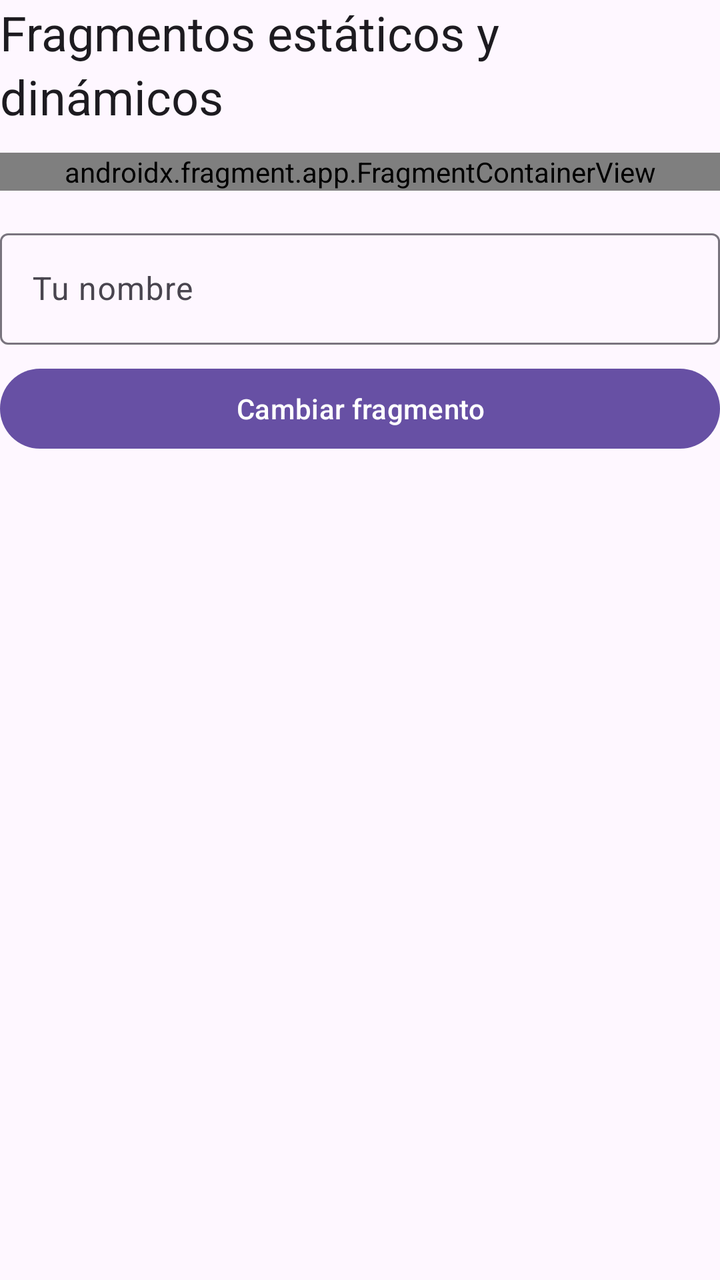
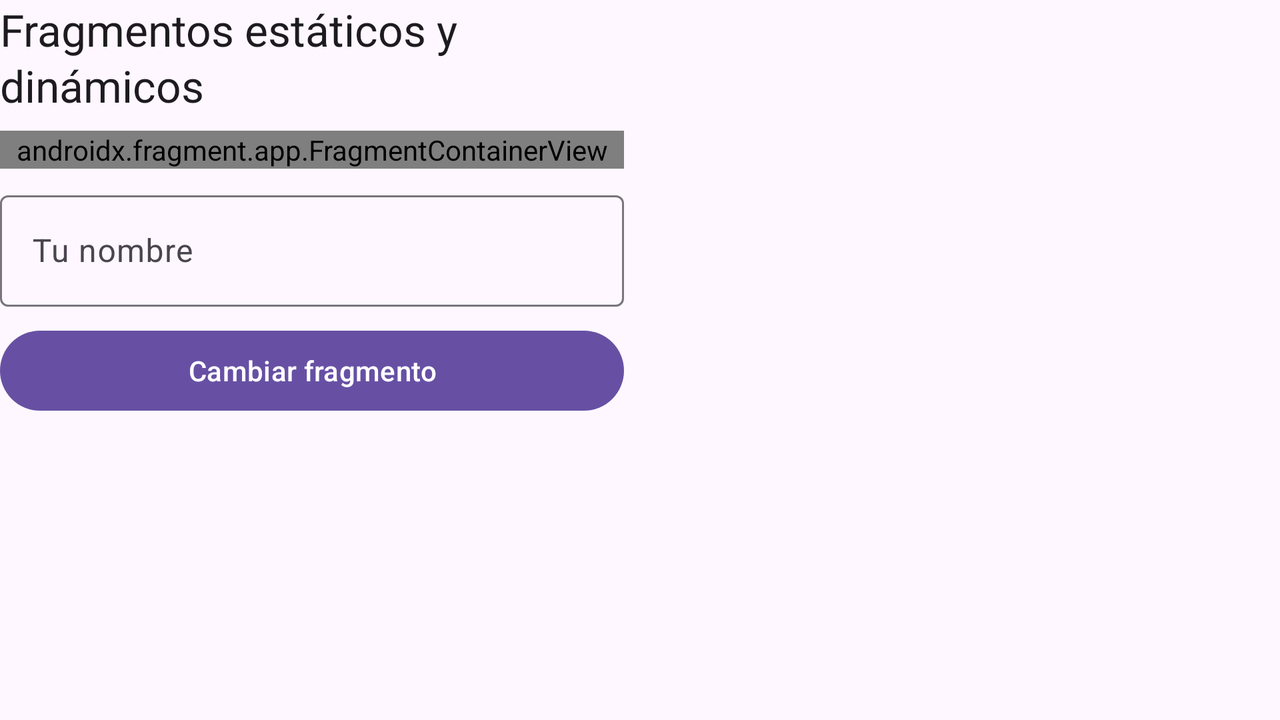

First picture: res/layout/ on a phone held upright. Second picture: the repository's own variant of that layout, on a device whose configuration matches the variant's folder. Source for both follows.
<!-- AndroidManifest.xml: application theme Theme.FragmentosEstaticosDinamicos -->
<!-- res/layout/activity_main.xml -->
<?xml version="1.0" encoding="utf-8"?>
<androidx.constraintlayout.widget.ConstraintLayout xmlns:android="http://schemas.android.com/apk/res/android"
    xmlns:app="http://schemas.android.com/apk/res-auto"
    android:id="@+id/main"
    android:layout_width="match_parent"
    android:layout_height="match_parent">

    <TextView
        android:id="@+id/tvTitulo"
        android:layout_width="0dp"
        android:layout_height="wrap_content"
        android:text="@string/titulo"
        android:textAppearance="?attr/textAppearanceHeadlineSmall"
        app:layout_constraintEnd_toEndOf="parent"
        app:layout_constraintStart_toStartOf="parent"
        app:layout_constraintTop_toTopOf="parent" />

    
    <androidx.fragment.app.FragmentContainerView
        android:id="@+id/fragmentoCabecera"
        android:name="es.iesoretania.fragmentosestaticosdinamicos.fragmentos.CabeceraFragment"
        android:layout_width="0dp"
        android:layout_height="wrap_content"
        android:layout_marginTop="12dp"
        app:layout_constraintEnd_toEndOf="parent"
        app:layout_constraintStart_toStartOf="parent"
        app:layout_constraintTop_toBottomOf="@id/tvTitulo" />

    
    <com.google.android.material.textfield.TextInputLayout
        android:id="@+id/tilNombre"
        android:layout_width="0dp"
        android:layout_height="wrap_content"
        android:layout_marginTop="16dp"
        android:hint="@string/hint_nombre"
        app:layout_constraintEnd_toEndOf="parent"
        app:layout_constraintStart_toStartOf="parent"
        app:layout_constraintTop_toBottomOf="@id/fragmentoCabecera">

        <com.google.android.material.textfield.TextInputEditText
            android:id="@+id/etNombre"
            android:layout_width="match_parent"
            android:layout_height="wrap_content"
            android:inputType="textPersonName" />
    </com.google.android.material.textfield.TextInputLayout>

    <Button
        android:id="@+id/btnCambiar"
        android:layout_width="0dp"
        android:layout_height="wrap_content"
        android:layout_marginTop="8dp"
        android:text="@string/cambiar"
        app:layout_constraintEnd_toEndOf="parent"
        app:layout_constraintStart_toStartOf="parent"
        app:layout_constraintTop_toBottomOf="@id/tilNombre" />

    
    <androidx.fragment.app.FragmentContainerView
        android:id="@+id/contenedor"
        android:layout_width="0dp"
        android:layout_height="0dp"
        android:layout_marginTop="16dp"
        app:layout_constraintBottom_toBottomOf="parent"
        app:layout_constraintEnd_toEndOf="parent"
        app:layout_constraintStart_toStartOf="parent"
        app:layout_constraintTop_toBottomOf="@id/btnCambiar" />

</androidx.constraintlayout.widget.ConstraintLayout>
<!-- resources referenced by this layout -->
<resources>
  <string name="cambiar">Cambiar fragmento</string>
  <string name="hint_nombre">Tu nombre</string>
  <string name="titulo">Fragmentos estáticos y dinámicos</string>
  <style name="Theme.FragmentosEstaticosDinamicos" parent="Theme.Material3.DayNight.NoActionBar" />
</resources>
<!-- res/layout-land/activity_main.xml (the repository's variant of the layout above) -->
<!-- drawn on the phone turned sideways -->
<?xml version="1.0" encoding="utf-8"?>
<LinearLayout xmlns:android="http://schemas.android.com/apk/res/android"
    xmlns:app="http://schemas.android.com/apk/res-auto"
    android:id="@+id/main"
    android:layout_width="match_parent"
    android:layout_height="match_parent"
    android:orientation="horizontal">

    
    <LinearLayout
        android:layout_width="0dp"
        android:layout_height="match_parent"
        android:layout_weight="1"
        android:orientation="vertical">

        <TextView
            android:id="@+id/tvTitulo"
            android:layout_width="match_parent"
            android:layout_height="wrap_content"
            android:text="@string/titulo"
            android:textAppearance="?attr/textAppearanceTitleLarge" />

        
        <androidx.fragment.app.FragmentContainerView
            android:id="@+id/fragmentoCabecera"
            android:name="es.iesoretania.fragmentosestaticosdinamicos.fragmentos.CabeceraFragment"
            android:layout_width="match_parent"
            android:layout_height="wrap_content"
            android:layout_marginTop="8dp" />

        <com.google.android.material.textfield.TextInputLayout
            android:id="@+id/tilNombre"
            android:layout_width="match_parent"
            android:layout_height="wrap_content"
            android:layout_marginTop="8dp"
            android:hint="@string/hint_nombre">

            <com.google.android.material.textfield.TextInputEditText
                android:id="@+id/etNombre"
                android:layout_width="match_parent"
                android:layout_height="wrap_content"
                android:inputType="textPersonName" />
        </com.google.android.material.textfield.TextInputLayout>

        <Button
            android:id="@+id/btnCambiar"
            android:layout_width="match_parent"
            android:layout_height="wrap_content"
            android:layout_marginTop="8dp"
            android:text="@string/cambiar" />
    </LinearLayout>

    
    <androidx.fragment.app.FragmentContainerView
        android:id="@+id/contenedor"
        android:layout_width="0dp"
        android:layout_height="match_parent"
        android:layout_marginStart="16dp"
        android:layout_weight="1" />

</LinearLayout>
